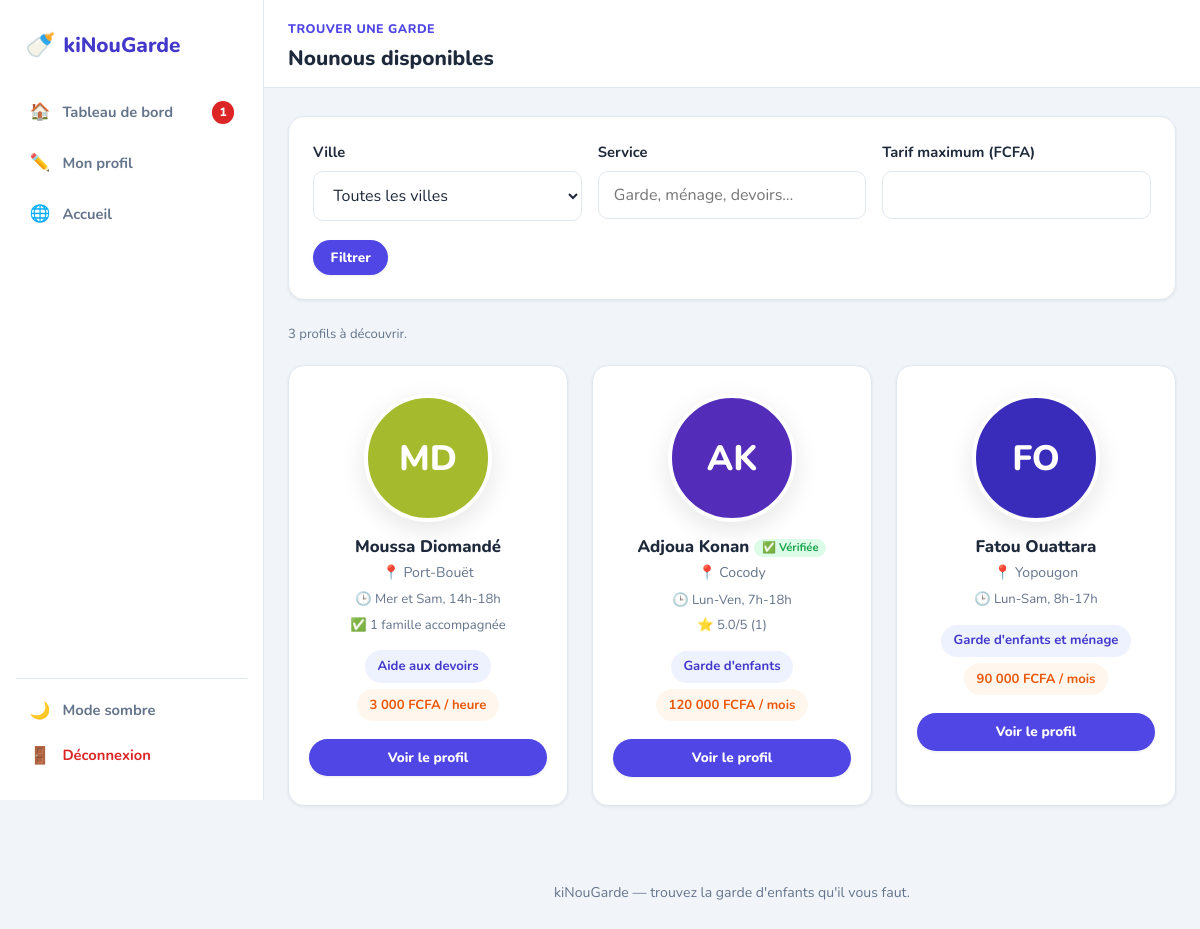
The app's page /liste-nounous.php (signed in) with its own data.
### tables this page shows
CREATE TABLE `nounous` (
  `id`              INT AUTO_INCREMENT PRIMARY KEY,
  `utilisateur_id`  INT NOT NULL,
  `sexe`            ENUM('femme','homme','autre') NOT NULL,
  `ville`           VARCHAR(50)  NOT NULL,
  `type_service`    VARCHAR(100) NOT NULL COMMENT 'garde, ménage, aide aux devoirs…',
  `horaires`        VARCHAR(100) NOT NULL,
  `montant`         DECIMAL(10,2) NOT NULL,
  `paiement`        ENUM('heure','jour','mois') NOT NULL DEFAULT 'mois',
  `photo_profil`    VARCHAR(250) DEFAULT NULL,
  `verifiee`        TINYINT(1) NOT NULL DEFAULT 0 COMMENT 'Identité vérifiée manuellement — pas encore de back-office admin, voir README',
  UNIQUE KEY `uk_nounous_utilisateur` (`utilisateur_id`),
  KEY `idx_nounous_ville` (`ville`),
  CONSTRAINT `fk_nounous_utilisateur` FOREIGN KEY (`utilisateur_id`)
    REFERENCES `utilisateurs` (`id`) ON DELETE CASCADE
);

CREATE TABLE `utilisateurs` (
  `id`           INT AUTO_INCREMENT PRIMARY KEY,
  `nom`          VARCHAR(100) NOT NULL,
  `prenom`       VARCHAR(100) NOT NULL,
  `telephone`    VARCHAR(20)  DEFAULT NULL,
  `email`        VARCHAR(190) NOT NULL,
  `mot_de_passe` VARCHAR(255) NOT NULL COMMENT 'empreinte password_hash(), jamais le mot de passe',
  `role`         ENUM('parent','nounou') NOT NULL,
  `cree_le`      TIMESTAMP NOT NULL DEFAULT CURRENT_TIMESTAMP,
  UNIQUE KEY `uk_utilisateurs_email` (`email`)
);

### src/auth.php (called while the page is built, shortened)
<?php
function e(?string $valeur): string
{
    return htmlspecialchars($valeur ?? '', ENT_QUOTES | ENT_SUBSTITUTE, 'UTF-8');
}
function utilisateur_connecte(): ?array
{
    return $_SESSION['utilisateur'] ?? null;
}
function exiger_connexion(?string $role = null): array
{
    $u = utilisateur_connecte();
    return $u;
}

### public/liste-nounous.php (the view, shortened to what this page needs)
<?php
require_once __DIR__ . '/../src/bootstrap.php';
$moi = exiger_connexion();
$filtre_ville     = trim((string) ($_GET['ville'] ?? ''));
$filtre_service   = trim((string) ($_GET['service'] ?? ''));
$filtre_tarif_max = (string) ($_GET['tarif_max'] ?? '');
$page             = max(1, (int) ($_GET['page'] ?? 1));
$filtres = [
    'ville'     => $filtre_ville,
    'service'   => $filtre_service,
    'tarif_max' => $filtre_tarif_max !== '' ? (float) $filtre_tarif_max : null,
];
$total       = compter_nounous($bdd, $filtres);
$total_pages = max(1, (int) ceil($total / NOUNOUS_PAR_PAGE));
$page        = min($page, $total_pages);
$nounous     = lister_nounous($bdd, $filtres, $page);
?>
<!DOCTYPE html>
<html lang="fr">
<head>
    <link rel="stylesheet" href="assets/css/base.css">
    <link rel="stylesheet" href="assets/css/liste-nounous.css">
</head>
<body>
<div class="dash-shell">
    <?= sidebar_html($bdd, (int) $moi['id'], $moi['role'], 'liste-nounous.php') ?>
    <div class="dash-main">
        <header class="dash-topbar">
            <div>
                <span class="eyebrow">Trouver une garde</span>
                <h1 style="font-size:1.3rem;">Nounous disponibles</h1>
            </div>
        </header>
        <div class="dash-content" style="max-width: 1000px;">
            <form method="get" action="liste-nounous.php" class="card filtres-nounou">
                <div class="field-row">
                    <div class="field">
                        <label for="ville">Ville</label>
                        <select id="ville" name="ville">
                            <option value="">Toutes les villes</option>
                        </select>
                    </div>
                    <div class="field">
                        <label for="service">Service</label>
                        <input type="text" id="service" name="service" placeholder="Garde, ménage, devoirs…"
                               value="<?= e($filtre_service) ?>">
                    </div>
                    <div class="field">
                        <label for="tarif_max">Tarif maximum (FCFA)</label>
                        <input type="number" id="tarif_max" name="tarif_max" min="0" step="500"
                               value="<?= e($filtre_tarif_max) ?>">
                    </div>
                </div>
                <div style="display:flex; gap:.75rem;">
                    <button type="submit" class="btn btn-primary btn-sm">Filtrer</button>
                </div>
            </form>
            <p class="help-text" style="margin-bottom:1.25rem;"><?= $total ?> profil<?= $total > 1 ? 's' : '' ?> à découvrir<?= $total_pages > 1 ? sprintf(' — page %d sur %d', $page, $total_pages) : '' ?>.</p>
            <?php if (!$nounous): ?>
                <div class="etat-vide"><p>Aucun profil ne correspond à ces critères.</p></div>
            <?php else: ?>
                <div class="nounou-grid">
                    <?php foreach ($nounous as $n): ?>
                        <div class="profile">
                            <?= avatar_html($n['prenom'], $n['nom'], $n['photo_profil'], 'lg') ?>
                            <h3>
                                <?= e($n['prenom'] . ' ' . $n['nom']) ?>
                                <?php if ((int) $n['verifiee'] === 1): ?>
                                    <span class="badge-verifiee" title="Identité vérifiée par kiNouGarde">✅ Vérifiée</span>
                                <?php endif; ?>
                            </h3>
                            <p class="profile-ville">📍 <?= e($n['ville']) ?></p>
                            <p class="profile-detail">🕒 <?= e($n['horaires'] ?: 'horaires à convenir') ?></p>
                            <?php if ($n['note_moyenne'] !== null): ?>
                                <p class="profile-detail">⭐ <?= e((string) $n['note_moyenne']) ?>/5 (<?= (int) $n['nb_avis'] ?>)</p>
                            <?php elseif ((int) $n['nb_contrats'] > 0): ?>
                                <p class="profile-detail">✅ <?= (int) $n['nb_contrats'] ?> famille<?= $n['nb_contrats'] > 1 ? 's' : '' ?> accompagnée<?= $n['nb_contrats'] > 1 ? 's' : '' ?></p>
                            <?php endif; ?>
                            <div class="profile-badges">
                                <span class="badge"><?= e($n['type_service']) ?></span>
                                <span class="badge badge-accent"><?= number_format((float) $n['montant'], 0, ',', ' ') ?> FCFA / <?= e($n['paiement']) ?></span>
                            </div>
                            <a href="profil-nounou.php?id=<?= (int) $n['id'] ?>" class="btn btn-primary btn-sm btn-block">Voir le profil</a>
                        </div>
                    <?php endforeach; ?>
                </div>
            <?php endif; ?>
        </div>
        <footer class="site-footer">
            <p><?= e(APP_NOM) ?> — trouvez la garde d'enfants qu'il vous faut.</p>
        </footer>
    </div>
</div>
</body>
</html>

### src/functions.php (shortened to what this page needs)
<?php
function conditions_filtre_nounous(array $filtres): array
{
    $conditions = [];
    $params     = [];
    return [$conditions, $params];
}
function lister_nounous(PDO $bdd, array $filtres = [], int $page = 1): array
{
    [$conditions, $params] = conditions_filtre_nounous($filtres);
    $ou = $conditions ? ('WHERE ' . implode(' AND ', $conditions) . ' ') : '';
    $page     = max(1, $page);
    $decalage = ($page - 1) * NOUNOUS_PAR_PAGE;
    $req = $bdd->prepare(
        'SELECT n.id, n.ville, n.type_service, n.montant, n.paiement, n.photo_profil,
                n.horaires, n.sexe, n.verifiee,
                u.nom, u.prenom,
                (SELECT COUNT(*) FROM contrats_emploi c
                  WHERE c.nounou_id = n.id AND c.statut IN (\'acceptee\', \'terminee\')) AS nb_contrats,
                (SELECT ROUND(AVG(a.note), 1) FROM avis a WHERE a.nounou_id = n.id) AS note_moyenne,
                (SELECT COUNT(*) FROM avis a WHERE a.nounou_id = n.id) AS nb_avis
           FROM nounous n
           JOIN utilisateurs u ON u.id = n.utilisateur_id
          ' . $ou . 'ORDER BY u.nom, u.prenom
          LIMIT ' . NOUNOUS_PAR_PAGE . ' OFFSET ' . $decalage
    );
    $req->execute($params);
    return $req->fetchAll();
}
function compter_nounous(PDO $bdd, array $filtres = []): int
{
    [$conditions, $params] = conditions_filtre_nounous($filtres);
    $ou = $conditions ? ('WHERE ' . implode(' AND ', $conditions) . ' ') : '';
    $req = $bdd->prepare(
        'SELECT COUNT(*) FROM nounous n JOIN utilisateurs u ON u.id = n.utilisateur_id ' . $ou
    );
    $req->execute($params);
    return (int) $req->fetchColumn();
}
function messages_non_lus_total(PDO $bdd, int $utilisateur_id): int
{
    $req = $bdd->prepare('SELECT COUNT(*) FROM messages WHERE destinataire_id = ? AND lu = 0');
    $req->execute([$utilisateur_id]);
    return (int) $req->fetchColumn();
}
function sidebar_html(PDO $bdd, int $utilisateur_id, string $role, string $page_actif): string
{
    $tableau_de_bord = $role === 'nounou' ? 'dashboard-nounou.php' : 'dashboard-parent.php';
    $liens = $role === 'nounou'
        ? [
            [$tableau_de_bord,        '🏠', 'Tableau de bord'],
            ['mon-profil-nounou.php', '✏️', 'Mon profil'],
            ['index.php',             '🌐', 'Accueil'],
        ]
        : [
            [$tableau_de_bord,     '🏠', 'Tableau de bord'],
            ['mon-enfant.php',     '🧒', 'Mes enfants'],
            ['liste-nounous.php', '🔎', 'Trouver une nounou'],
            ['index.php',          '🌐', 'Accueil'],
        ];
    $non_lus = messages_non_lus_total($bdd, $utilisateur_id);
    $html = '<aside class="dash-sidebar" id="menu">';
    $html .= '<a href="index.php" class="brand"><span class="brand-mark">🍼</span> kiNouGarde</a>';
    $html .= '<nav class="dash-nav">';
    foreach ($liens as [$href, $icone, $libelle]) {
        $actif = $href === $page_actif ? ' active' : '';
        $badge = ($href === $tableau_de_bord && $non_lus > 0)
            ? sprintf(' <span class="dash-nav-badge">%d</span>', $non_lus)
            : '';
        $html .= sprintf(
            '<a href="%s" class="dash-nav-item%s"><span class="dash-nav-icon">%s</span> %s%s</a>',
            e($href),
            $actif,
            $icone,
            e($libelle),
            $badge
        );
    }
    $html .= '</nav>';
    $html .= '<div class="dash-sidebar-footer">';
    $html .= '<button type="button" id="theme-toggle" class="dash-nav-item" aria-pressed="false">'
        . '<span class="dash-nav-icon">🌙</span> <span id="theme-toggle-label">Mode sombre</span></button>';
    $html .= '<a href="logout.php" class="dash-nav-item dash-nav-danger"><span class="dash-nav-icon">🚪</span> Déconnexion</a>';
    $html .= '</div></aside>';
    $html .= '<div class="dash-overlay" data-menu-overlay></div>';
    return $html;
}
function avatar_html(string $prenom, string $nom, ?string $photo = null, string $taille = 'md'): string
{
    $classe = 'avatar avatar-' . $taille;
    $initiales = mb_strtoupper(mb_substr($prenom, 0, 1) . mb_substr($nom, 0, 1));
    $teinte    = crc32($prenom . $nom) % 360;
    return sprintf(
        '<div class="%s" style="background-color: hsl(%d, 62%%, 45%%)" aria-hidden="true">%s</div>',
        $classe,
        $teinte,
        e($initiales)
    );
}

### public/assets/css/liste-nounous.css (style rules this page uses)
.filtres-nounou { margin-bottom: 1.5rem; }
.filtres-nounou .field-row { grid-template-columns: repeat(3, 1fr); }
.nounou-grid { display: grid; grid-template-columns: repeat(auto-fill, minmax(240px, 1fr)); gap: 1.5rem; }
.profile { background-color: var(--color-surface); border: 1px solid var(--color-border); border-radius: var(--radius-md); box-shadow: var(--shadow-sm); padding: 1.75rem 1.25rem; text-align: center; transition: opacity .5s ease, transform .2s ease, box-shadow .2s ease; opacity: 0; }
.profile.show { opacity: 1; }
.profile .avatar { margin: 0 auto .9rem; }
.profile h3 { margin-bottom: .3rem; font-size: 1.05rem; }
.profile-ville { color: var(--color-text-muted); font-size: .88rem; margin-bottom: .3rem; }
.profile-detail { color: var(--color-text-muted); font-size: .82rem; margin-bottom: .3rem; }
.profile-detail:last-of-type { margin-bottom: .9rem; }
.profile-badges { display: flex; flex-wrap: wrap; justify-content: center; gap: .4rem; margin-bottom: 1.1rem; }

### records on screen
nounous: utilisateur.nom "MD", utilisateur.nom "Moussa Diomandé", ville "Port-Bouët", horaires "Mer et Sam, 14h-18h", nb_contrats "1", type_service "Aide aux devoirs", montant "3 000", paiement "heure"
nounous: utilisateur.nom "AK", utilisateur.nom "Adjoua Konan", verifiee "✅ Vérifiée", ville "Cocody", horaires "Lun-Ven, 7h-18h", note_moyenne "5.0", nb_avis "1", type_service "Garde d'enfants", montant "120 000", paiement "mois"
nounous: utilisateur.nom "FO", utilisateur.nom "Fatou Ouattara", ville "Yopougon", horaires "Lun-Sam, 8h-17h", type_service "Garde d'enfants et ménage", montant "90 000", paiement "mois"

### other values on screen
$icone "🏠"
$libelle "Tableau de bord"
$badge "1"
$icone "✏️"
$libelle "Mon profil"
$icone "🌐"
$libelle "Accueil"
$total "3"
APP_NOM "kiNouGarde"
